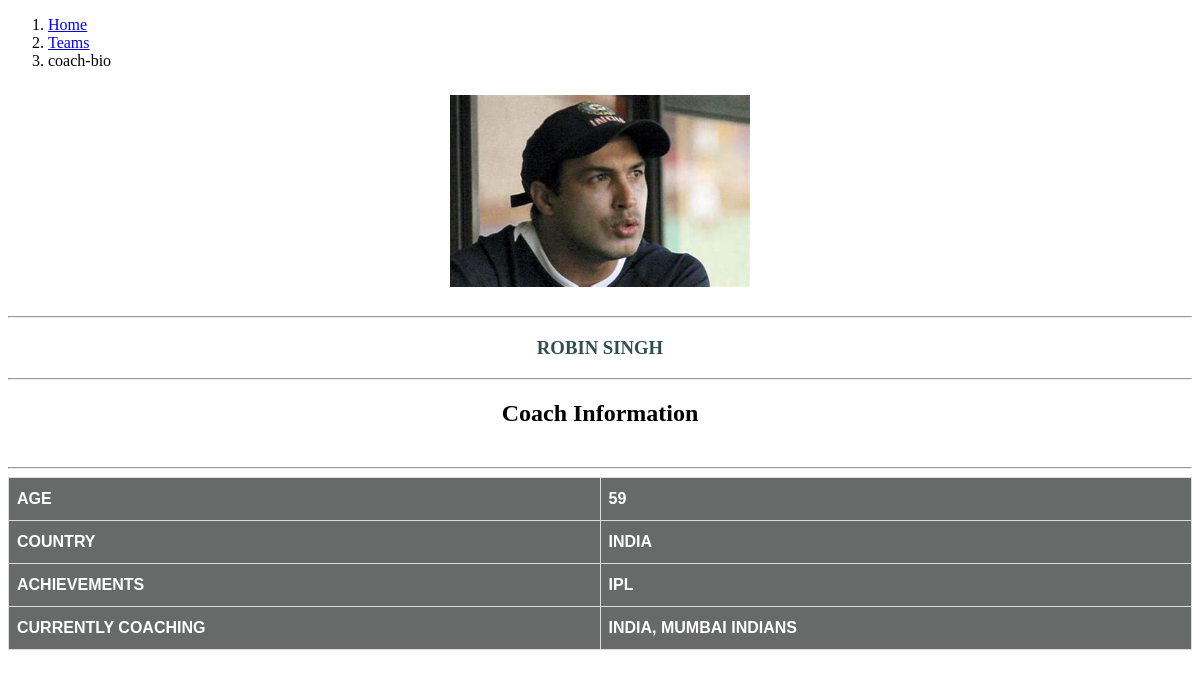
Screenshot of /coaches.php?id=504 with the database file from the repository.
### tables this page shows
CREATE TABLE `coach` (
  `C_NO` int(11) DEFAULT NULL,
  `C_NAME` varchar(20) DEFAULT NULL,
  `AGE` int(11) DEFAULT NULL,
  `COUNTRY` varchar(20) DEFAULT NULL,
  `ACHIEVEMENTS` varchar(20) DEFAULT NULL,
  `N_ID` int(11) DEFAULT NULL,
  `T_ID` int(11) DEFAULT NULL
);

CREATE TABLE `nat_team` (
  `N_ID` int(11) NOT NULL,
  `NATION` varchar(20) DEFAULT NULL,
  `NAT_CAPTAIN` varchar(20) DEFAULT NULL,
  `MATCHESN` int(11) DEFAULT NULL,
  `WINS` int(11) DEFAULT NULL
);

CREATE TABLE `franchise` (
  `F_ID` int(11) NOT NULL,
  `TEAM_NAME` varchar(35) DEFAULT NULL,
  `TEAM_CAPTAIN` varchar(20) DEFAULT NULL,
  `MATCHESF` int(11) DEFAULT NULL,
  `WINSF` int(11) DEFAULT NULL
);

### coaches.php (the view, shortened to what this page needs)
<?php
$id=$_GET["id"];
$sql_1="SELECT * FROM coach WHERE C_NO='$id'";
$result1=mysqli_query($conn,$sql_1);
$coach=mysqli_fetch_assoc($result1);
$N_id=$coach['N_ID'];
$f_id=$coach['T_ID'];
$sql2="SELECT * FROM nat_team where N_ID='$N_id'";
$f=null;
$t=null;
$result2=mysqli_query($conn,$sql2);
$n=mysqli_num_rows($result2);
if($n){
    $team=mysqli_fetch_assoc($result2);
    $t=$team['NATION'];
}
$sql3="SELECT * FROM franchise where F_ID='$f_id'";
$result3=mysqli_query($conn,$sql3);
$m=mysqli_num_rows($result3);
if($m){
    $franc=mysqli_fetch_assoc($result3);
    $f=$franc['TEAM_NAME'];
}
?>
<!DOCTYPE html>
<html lang="en">
<head>
<link href="css/index.css" rel="stylesheet"/>
<link href="css/teams.css" rel="stylesheet" />
<link href="css/bio.css" rel="stylesheet"/>
</head>
<body>
     <nav aria-label="breadcrumb">
        <ol class="breadcrumb py-2">
            <li class="breadcrumb-item">
                <a href="index.php">Home</a>
            </li>
            <li class="breadcrumb-item">
                <a href="teams.php">Teams</a>
            </li>
            <li class="breadcrumb-item active" aria-current="page">
                coach-bio
            </li>
        </ol>
    </nav>
    <div class="page-container">
    <div class="image-container">
       <img src="img/<?=$coach["C_NO"]?>.jpg">
    </div><hr>
       <h3><?php echo $coach["C_NAME"];?></h3>
       <hr>
    <h2> Coach Information</h2>
    <hr>
<table class="bio">
  <tr>
    <th>AGE</th>
    <th><?php echo $coach["AGE"];?></th>
  </tr>
  <tr>
    <th>COUNTRY</th>
    <th><?php echo $coach["COUNTRY"];?></th>
  </tr>
  <tr>
    <th>ACHIEVEMENTS</th>
    <th><?php echo $coach["ACHIEVEMENTS"];?></th>
  </tr>
  <tr>
    <th>CURRENTLY COACHING</th>
    <th><?php echo $t.", ".$f;?></th>
  </tr>
</table>

### css/index.css (style rules this page uses)
* { box-sizing: border-box; }
div h3 { text-align: center; }
.image-container { margin: 25px; }
h2 { text-align: center; padding-bottom: 20px; }

### css/teams.css (style rules this page uses)
.image-container { text-align: center; }
.image-container img { width: 100%; max-width: 300px; }
h2 { text-align: center; padding-bottom: 20px; }

### css/bio.css (style rules this page uses)
.bio { font-family: Arial, Helvetica, sans-serif; border-collapse: collapse; width: 100%; }
.bio td, .bio th { border: 1px solid #ddd; padding: 8px; }
.bio tr:nth-child(even) { background-color: #ebe5e5; }
.bio th { padding-top: 12px; padding-bottom: 12px; text-align: left; background-color: #686a6a; color: white; }
h3 { text-align: center; color:darkslategrey; }

### rows the page displays
coach: C_NAME "ROBIN SINGH", AGE "59", COUNTRY "INDIA", ACHIEVEMENTS "IPL"
nat_team: NATION "INDIA"
franchise: TEAM_NAME "MUMBAI INDIANS"
